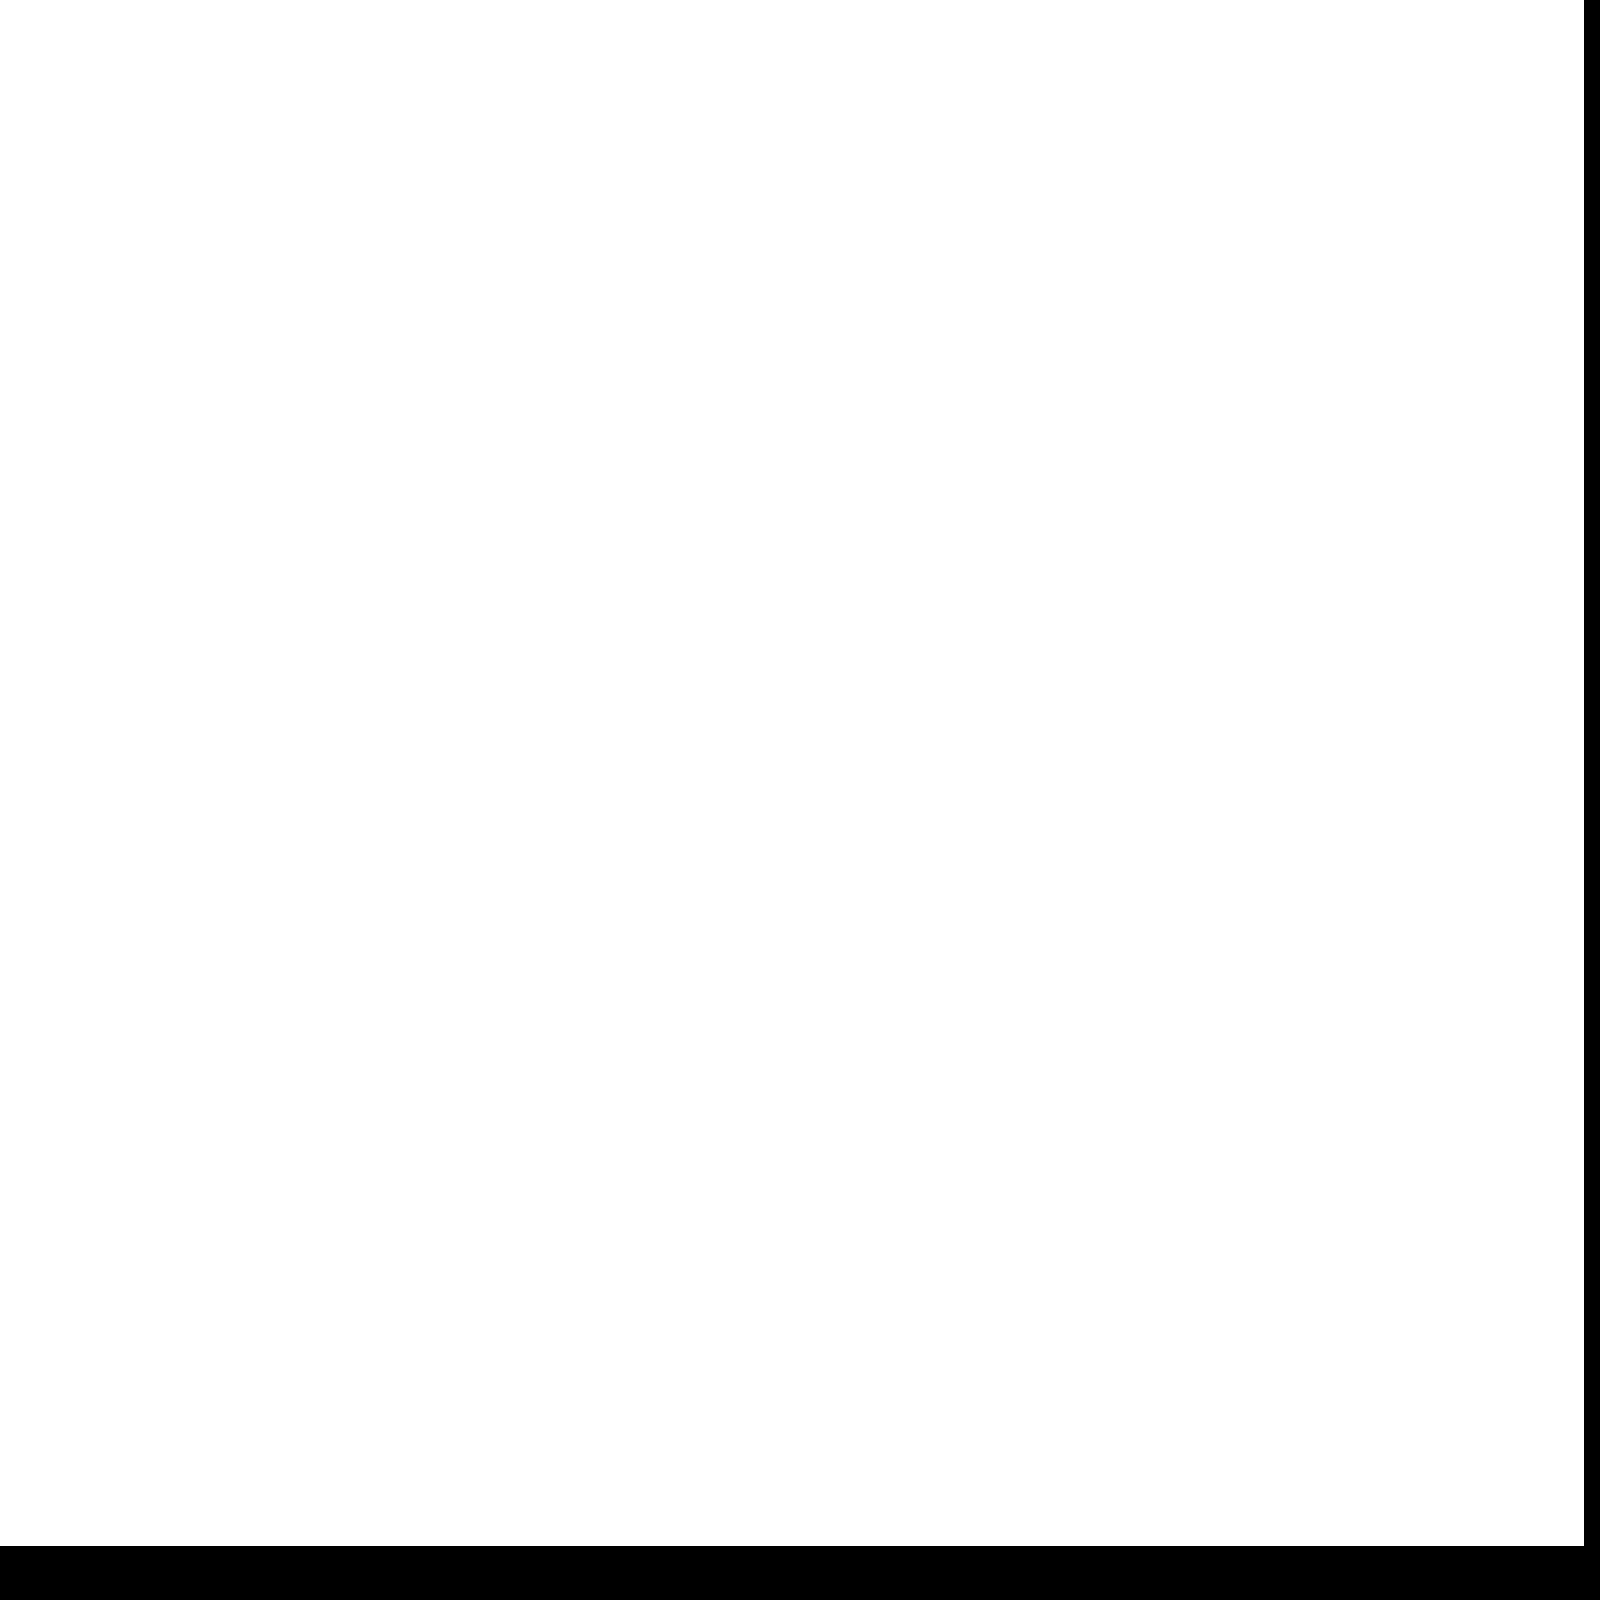

A 2D game scene composited from a Tiled map and its tileset images. What follows is a short description and the map's XML, with every tile layer's data as written:
An orthogonal 50x50 tile map with 32x32 px tiles, 1 tile layer (Tile Layer 1), 2 tilesets.

<map version="1.0.0" orientation="orthogonal" renderorder="right-down" width="50" height="50" tilewidth="32" tileheight="32" nextobjectid="1">
 <tileset firstgid="1" source="gevo.tsx" />
 <tileset firstgid="2" source="gevo.tsx" />
 <layer name="Tile Layer 1" width="50" height="50" offsetx="-16" offsety="-54.6667">
  <data encoding="csv">
1,1,1,1,1,1,1,1,1,1,1,1,1,1,1,1,1,1,1,1,1,1,1,1,1,1,1,1,1,1,1,1,1,1,1,1,1,1,1,1,1,1,1,1,1,1,1,1,1,1,
1,1,1,1,1,1,1,1,1,1,1,1,1,1,1,1,1,1,1,1,1,1,1,1,1,1,1,1,1,1,1,1,1,1,1,1,1,1,1,1,1,1,1,1,1,1,1,1,1,1,
1,1,1,1,1,1,1,1,1,1,1,1,1,1,1,1,1,1,1,1,1,1,1,1,1,1,1,1,1,1,1,1,1,1,1,1,1,1,1,1,1,1,1,1,1,1,1,1,1,1,
1,1,1,1,1,1,1,1,1,1,1,1,1,1,1,1,1,1,1,1,1,1,1,1,1,1,1,1,1,1,1,1,1,1,1,1,1,1,1,1,1,1,1,1,1,1,1,1,1,1,
1,1,1,1,1,1,1,1,1,1,1,1,1,1,1,1,1,1,1,1,1,1,1,1,1,1,1,1,1,1,1,1,1,1,1,1,1,1,1,1,1,1,1,1,1,1,1,1,1,1,
1,1,1,1,1,1,1,1,1,1,1,1,1,1,1,1,1,1,1,1,1,1,1,1,1,1,1,1,1,1,1,1,1,1,1,1,1,1,1,1,1,1,1,1,1,1,1,1,1,1,
1,1,1,1,1,1,1,1,1,1,1,1,1,1,1,1,1,1,1,1,1,1,1,1,1,1,1,1,1,1,1,1,1,1,1,1,1,1,1,1,1,1,1,1,1,1,1,1,1,1,
1,1,1,1,1,1,1,1,1,1,1,1,1,1,1,1,1,1,1,1,1,1,1,1,1,1,1,1,1,1,1,1,1,1,1,1,1,1,1,1,1,1,1,1,1,1,1,1,1,1,
1,1,1,1,1,1,1,1,1,1,1,1,1,1,1,1,1,1,1,1,1,1,1,1,1,1,1,1,1,1,1,1,1,1,1,1,1,1,1,1,1,1,1,1,1,1,1,1,1,1,
1,1,1,1,1,1,1,1,1,1,1,1,1,1,1,1,1,1,1,1,1,1,1,1,1,1,1,1,1,1,1,1,1,1,1,1,1,1,1,1,1,1,1,1,1,1,1,1,1,1,
1,1,1,1,1,1,1,1,1,1,1,1,1,1,1,1,1,1,1,1,1,1,1,1,1,1,1,1,1,1,1,1,1,1,1,1,1,1,1,1,1,1,1,1,1,1,1,1,1,1,
1,1,1,1,1,1,1,1,1,1,1,1,1,1,1,1,1,1,1,1,1,1,1,1,1,1,1,1,1,1,1,1,1,1,1,1,1,1,1,1,1,1,1,1,1,1,1,1,1,1,
1,1,1,1,1,1,1,1,1,1,1,1,1,1,1,1,1,1,1,1,1,1,1,1,1,1,1,1,1,1,1,1,1,1,1,1,1,1,1,1,1,1,1,1,1,1,1,1,1,1,
1,1,1,1,1,1,1,1,1,1,1,1,1,1,1,1,1,1,1,1,1,1,1,1,1,1,1,1,1,1,1,1,1,1,1,1,1,1,1,1,1,1,1,1,1,1,1,1,1,1,
1,1,1,1,1,1,1,1,1,1,1,1,1,1,1,1,1,1,1,1,1,1,1,1,1,1,1,1,1,1,1,1,1,1,1,1,1,1,1,1,1,1,1,1,1,1,1,1,1,1,
1,1,1,1,1,1,1,1,1,1,1,1,1,1,1,1,1,1,1,1,1,1,1,1,1,1,1,1,1,1,1,1,1,1,1,1,1,1,1,1,1,1,1,1,1,1,1,1,1,1,
1,1,1,1,1,1,1,1,1,1,1,1,1,1,1,1,1,1,1,1,1,1,1,1,1,1,1,1,1,1,1,1,1,1,1,1,1,1,1,1,1,1,1,1,1,1,1,1,1,1,
1,1,1,1,1,1,1,1,1,1,1,1,1,1,1,1,1,1,1,1,1,1,1,1,1,1,1,1,1,1,1,1,1,1,1,1,1,1,1,1,1,1,1,1,1,1,1,1,1,1,
1,1,1,1,1,1,1,1,1,1,1,1,1,1,1,1,1,1,1,1,1,1,1,1,1,1,1,1,1,1,1,1,1,1,1,1,1,1,1,1,1,1,1,1,1,1,1,1,1,1,
1,1,1,1,1,1,1,1,1,1,1,1,1,1,1,1,1,1,1,1,1,1,1,1,1,1,1,1,1,1,1,1,1,1,1,1,1,1,1,1,1,1,1,1,1,1,1,1,1,1,
1,1,1,1,1,1,1,1,1,1,1,1,1,1,1,1,1,1,1,1,1,1,1,1,1,1,1,1,1,1,1,1,1,1,1,1,1,1,1,1,1,1,1,1,1,1,1,1,1,1,
1,1,1,1,1,1,1,1,1,1,1,1,1,1,1,1,1,1,1,1,1,1,1,1,1,1,1,1,1,1,1,1,1,1,1,1,1,1,1,1,1,1,1,1,1,1,1,1,1,1,
1,1,1,1,1,1,1,1,1,1,1,1,1,1,1,1,1,1,1,1,1,1,1,1,1,1,1,1,1,1,1,1,1,1,1,1,1,1,1,1,1,1,1,1,1,1,1,1,1,1,
1,1,1,1,1,1,1,1,1,1,1,1,1,1,1,1,1,1,1,1,1,1,1,1,1,1,1,1,1,1,1,1,1,1,1,1,1,1,1,1,1,1,1,1,1,1,1,1,1,1,
1,1,1,1,1,1,1,1,1,1,1,1,1,1,1,1,1,1,1,1,1,1,1,1,1,1,1,1,1,1,1,1,1,1,1,1,1,1,1,1,1,1,1,1,1,1,1,1,1,1,
1,1,1,1,1,1,1,1,1,1,1,1,1,1,1,1,1,1,1,1,1,1,1,1,1,1,1,1,1,1,1,1,1,1,1,1,1,1,1,1,1,1,1,1,1,1,1,1,1,1,
1,1,1,1,1,1,1,1,1,1,1,1,1,1,1,1,1,1,1,1,1,1,1,1,1,1,1,1,1,1,1,1,1,1,1,1,1,1,1,1,1,1,1,1,1,1,1,1,1,1,
1,1,1,1,1,1,1,1,1,1,1,1,1,1,1,1,1,1,1,1,1,1,1,1,1,1,1,1,1,1,1,1,1,1,1,1,1,1,1,1,1,1,1,1,1,1,1,1,1,1,
1,1,1,1,1,1,1,1,1,1,1,1,1,1,1,1,1,1,1,1,1,1,1,1,1,1,1,1,1,1,1,1,1,1,1,1,1,1,1,1,1,1,1,1,1,1,1,1,1,1,
1,1,1,1,1,1,1,1,1,1,1,1,1,1,1,1,1,1,1,1,1,1,1,1,1,1,1,1,1,1,1,1,1,1,1,1,1,1,1,1,1,1,1,1,1,1,1,1,1,1,
1,1,1,1,1,1,1,1,1,1,1,1,1,1,1,1,1,1,1,1,1,1,1,1,1,1,1,1,1,1,1,1,1,1,1,1,1,1,1,1,1,1,1,1,1,1,1,1,1,1,
1,1,1,1,1,1,1,1,1,1,1,1,1,1,1,1,1,1,1,1,1,1,1,1,1,1,1,1,1,1,1,1,1,1,1,1,1,1,1,1,1,1,1,1,1,1,1,1,1,1,
1,1,1,1,1,1,1,1,1,1,1,1,1,1,1,1,1,1,1,1,1,1,1,1,1,1,1,1,1,1,1,1,1,1,1,1,1,1,1,1,1,1,1,1,1,1,1,1,1,1,
1,1,1,1,1,1,1,1,1,1,1,1,1,1,1,1,1,1,1,1,1,1,1,1,1,1,1,1,1,1,1,1,1,1,1,1,1,1,1,1,1,1,1,1,1,1,1,1,1,1,
1,1,1,1,1,1,1,1,1,1,1,1,1,1,1,1,1,1,1,1,1,1,1,1,1,1,1,1,1,1,1,1,1,1,1,1,1,1,1,1,1,1,1,1,1,1,1,1,1,1,
1,1,1,1,1,1,1,1,1,1,1,1,1,1,1,1,1,1,1,1,1,1,1,1,1,1,1,1,1,1,1,1,1,1,1,1,1,1,1,1,1,1,1,1,1,1,1,1,1,1,
1,1,1,1,1,1,1,1,1,1,1,1,1,1,1,1,1,1,1,1,1,1,1,1,1,1,1,1,1,1,1,1,1,1,1,1,1,1,1,1,1,1,1,1,1,1,1,1,1,1,
1,1,1,1,1,1,1,1,1,1,1,1,1,1,1,1,1,1,1,1,1,1,1,1,1,1,1,1,1,1,1,1,1,1,1,1,1,1,1,1,1,1,1,1,1,1,1,1,1,1,
1,1,1,1,1,1,1,1,1,1,1,1,1,1,1,1,1,1,1,1,1,1,1,1,1,1,1,1,1,1,1,1,1,1,1,1,1,1,1,1,1,1,1,1,1,1,1,1,1,1,
1,1,1,1,1,1,1,1,1,1,1,1,1,1,1,1,1,1,1,1,1,1,1,1,1,1,1,1,1,1,1,1,1,1,1,1,1,1,1,1,1,1,1,1,1,1,1,1,1,1,
1,1,1,1,1,1,1,1,1,1,1,1,1,1,1,1,1,1,1,1,1,1,1,1,1,1,1,1,1,1,1,1,1,1,1,1,1,1,1,1,1,1,1,1,1,1,1,1,1,1,
1,1,1,1,1,1,1,1,1,1,1,1,1,1,1,1,1,1,1,1,1,1,1,1,1,1,1,1,1,1,1,1,1,1,1,1,1,1,1,1,1,1,1,1,1,1,1,1,1,1,
1,1,1,1,1,1,1,1,1,1,1,1,1,1,1,1,1,1,1,1,1,1,1,1,1,1,1,1,1,1,1,1,1,1,1,1,1,1,1,1,1,1,1,1,1,1,1,1,1,1,
1,1,1,1,1,1,1,1,1,1,1,1,1,1,1,1,1,1,1,1,1,1,1,1,1,1,1,1,1,1,1,1,1,1,1,1,1,1,1,1,1,1,1,1,1,1,1,1,1,1,
1,1,1,1,1,1,1,1,1,1,1,1,1,1,1,1,1,1,1,1,1,1,1,1,1,1,1,1,1,1,1,1,1,1,1,1,1,1,1,1,1,1,1,1,1,1,1,1,1,1,
1,1,1,1,1,1,1,1,1,1,1,1,1,1,1,1,1,1,1,1,1,1,1,1,1,1,1,1,1,1,1,1,1,1,1,1,1,1,1,1,1,1,1,1,1,1,1,1,1,1,
1,1,1,1,1,1,1,1,1,1,1,1,1,1,1,1,1,1,1,1,1,1,1,1,1,1,1,1,1,1,1,1,1,1,1,1,1,1,1,1,1,1,1,1,1,1,1,1,1,1,
1,1,1,1,1,1,1,1,1,1,1,1,1,1,1,1,1,1,1,1,1,1,1,1,1,1,1,1,1,1,1,1,1,1,1,1,1,1,1,1,1,1,1,1,1,1,1,1,1,1,
1,1,1,1,1,1,1,1,1,1,1,1,1,1,1,1,1,1,1,1,1,1,1,1,1,1,1,1,1,1,1,1,1,1,1,1,1,1,1,1,1,1,1,1,1,1,1,1,1,1,
1,1,1,1,1,1,1,1,1,1,1,1,1,1,1,1,1,1,1,1,1,1,1,1,1,1,1,1,1,1,1,1,1,1,1,1,1,1,1,1,1,1,1,1,1,1,1,1,1,1
</data>
 </layer>
</map>
